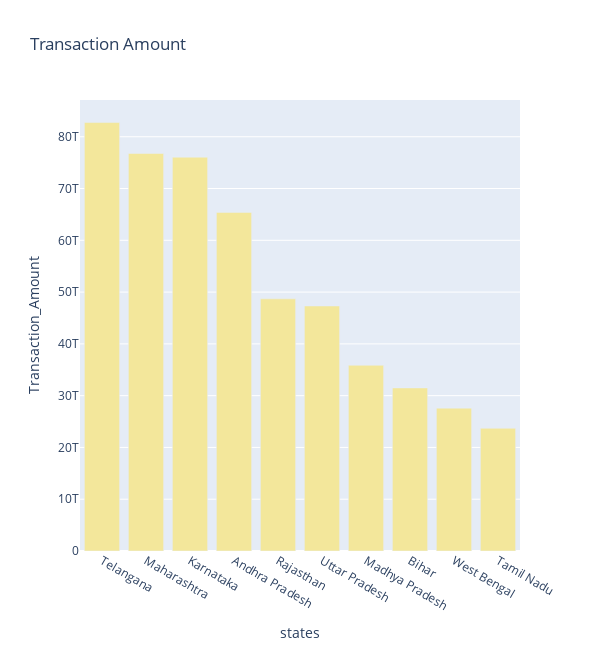
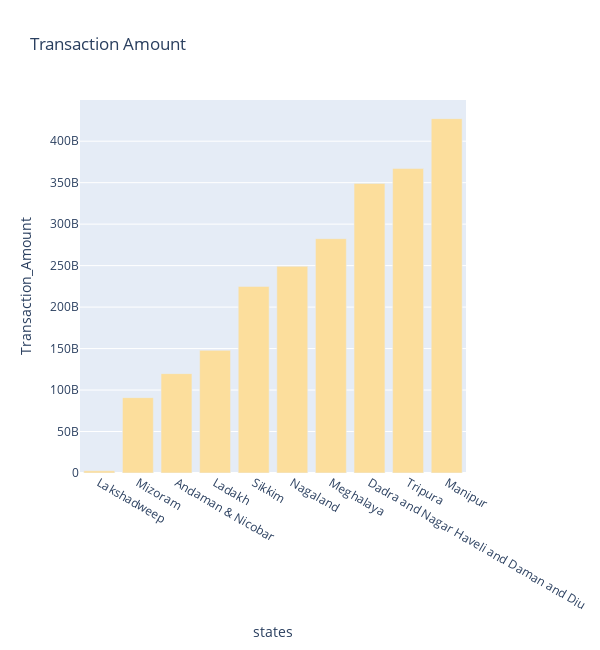

Notebook code cell kept with these figures, in order:
### Code cell
Top_Chart_Transaction_amount("Aggregated_transaction")

### Figure 1 — Plotly figure (JSON) as saved in the notebook; plotly's stock layout.template omitted (floating-point values rounded to 4 significant figures)
{"data": [{"alignmentgroup": "True", "hovertemplate": "<b>%{hovertext}</b><br><br>states=%{x}<br>Transaction_Amount=%{y}<extra></extra>", "hovertext": ["Telangana", "Maharashtra", "Karnataka", "Andhra Pradesh", "Rajasthan", "Uttar Pradesh", "Madhya Pradesh", "Bihar", "West Bengal", "Tamil Nadu"], "legendgroup": "", "marker": {"color": "rgb(243, 231, 155)", "pattern": {"shape": ""}}, "name": "", "offsetgroup": "", "orientation": "v", "showlegend": false, "textposition": "auto", "type": "bar", "x": ["Telangana", "Maharashtra", "Karnataka", "Andhra Pradesh", "Rajasthan", "Uttar Pradesh", "Madhya Pradesh", "Bihar", "West Bengal", "Tamil Nadu"], "xaxis": "x", "y": [82740829151034, 76769431039497, 76048248136242, 65387313565671, 48691001301711, 47315591971506, 35867375163477, 31492673897466, 27591153526128, 23696382873885], "yaxis": "y"}], "layout": {"barmode": "relative", "height": 650, "legend": {"tracegroupgap": 0}, "title": {"text": "Transaction Amount"}, "width": 600, "xaxis": {"anchor": "y", "domain": [0, 1], "title": {"text": "states"}}, "yaxis": {"anchor": "x", "domain": [0, 1], "title": {"text": "Transaction_Amount"}}}}

### Figure 2 — Plotly figure (JSON) as saved in the notebook; plotly's stock layout.template omitted (floating-point values rounded to 4 significant figures)
{"data": [{"alignmentgroup": "True", "hovertemplate": "<b>%{hovertext}</b><br><br>states=%{x}<br>Transaction_Amount=%{y}<extra></extra>", "hovertext": ["Lakshadweep", "Mizoram", "Andaman & Nicobar", "Ladakh", "Sikkim", "Nagaland", "Meghalaya", "Dadra and Nagar Haveli and Daman and Diu", "Tripura", "Manipur"], "legendgroup": "", "marker": {"color": "rgb(252, 222, 156)", "pattern": {"shape": ""}}, "name": "", "offsetgroup": "", "orientation": "v", "showlegend": false, "textposition": "auto", "type": "bar", "x": ["Lakshadweep", "Mizoram", "Andaman & Nicobar", "Ladakh", "Sikkim", "Nagaland", "Meghalaya", "Dadra and Nagar Haveli and Daman and Diu", "Tripura", "Manipur"], "xaxis": "x", "y": [2678672373, 90865433652, 119783193618, 147828656166, 224946695394, 249181048521, 282456294981, 349085445387, 367005109575, 427174306584], "yaxis": "y"}], "layout": {"barmode": "relative", "height": 650, "legend": {"tracegroupgap": 0}, "title": {"text": "Transaction Amount"}, "width": 600, "xaxis": {"anchor": "y", "domain": [0, 1], "title": {"text": "states"}}, "yaxis": {"anchor": "x", "domain": [0, 1], "title": {"text": "Transaction_Amount"}}}}
